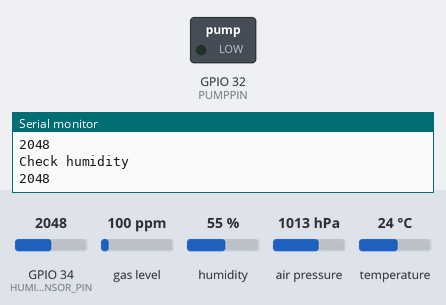
A sketch run on a simulated ESP32. Shown: switched loads named in the sketch (green lamp = pin HIGH), the last lines printed to the serial monitor. The inputs (shaded band) are chosen by the test bench; at power-on: GPIO 34 (HUMIDITY_SENSOR_PIN) = 2048, gas level 100 ppm, humidity 55 %, air pressure 1013 hPa, temperature 24 °C. WiFi joins after 1.5 s; servers stay silent unless stated.

Above: at 7.2 s.
7.3 s: GPIO 34 (HUMIDITY_SENSOR_PIN) set to 2762
9.1 s: GPIO 34 (HUMIDITY_SENSOR_PIN) set to 2833
At 10.4 s:
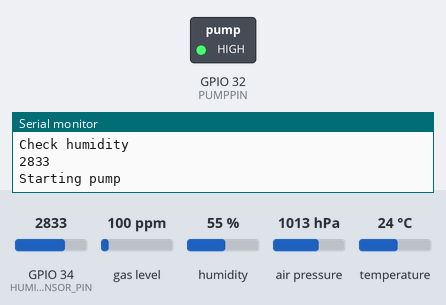
Timing chart, 0 to 12.1 s (numbered marks = the images above; inputs shaded):
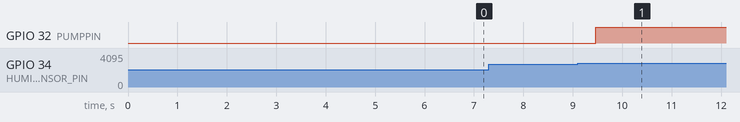

Measured:
- the behaviour switches between 2800 and 2801 on GPIO 34 (HUMIDITY_SENSOR_PIN) (found by bisection; images 0 and 1)
- after the input at 9.1 s, GPIO 32 (PUMPPIN): LOW → HIGH after 0.36 s

The sketch:

finalcode.ino
```cpp
#include <WiFi.h>
#include <Adafruit_Sensor.h>
#include "Adafruit_BME680.h"
#include "ThingSpeak.h"

#define SEALEVELPRESSURE_HPA (1013.25)
#define HUMIDITY_SENSOR_PIN     34
#define HUMIDITY_LOWER_BOUND    2800
#define HUMIDITY_UPPER_BOUND    1700
#define PUMPPIN    32
Adafruit_BME680 bme;

char ssid[] = "iPhone";   // your network SSID (name)
char pass[] = "djanamka";   // your network password
int keyIndex = 0;            // your network key Index number (needed only for WEP)
WiFiClient  client;

unsigned long myChannelNumber = 1324064;
const char * myWriteAPIKey = "IJ5V032JA6T9B6LV";

int number1 = 0;
int number2 = 0;
int number3 = 0;
int number4 = 0;


String myStatus = "";

unsigned long long int t1 = 0;
int initial_send = true;

hw_timer_t* timer = NULL;

void checkHumidity(void) {
  int humidity = analogRead(HUMIDITY_SENSOR_PIN);
  Serial.println("Check humidity");
  Serial.println(humidity);

  if (humidity > HUMIDITY_LOWER_BOUND) {
    Serial.println("Starting pump");
    digitalWrite(PUMPPIN,HIGH);
  }

  if (humidity < HUMIDITY_UPPER_BOUND) {
    Serial.println("Stopping pump");
    digitalWrite(PUMPPIN,LOW);
  }
}

void setup() {
  Serial.begin(115200);
  while (!Serial);
  Serial.println(F("BME680 test"));
  pinMode(PUMPPIN, OUTPUT);

  if (!bme.begin(0x77))
  {
    Serial.println("Could not find a valid BME680 sensor, check wiring!");
    while (1);
  }
  bme.setTemperatureOversampling(BME680_OS_8X);
  bme.setHumidityOversampling(BME680_OS_2X);
  bme.setPressureOversampling(BME680_OS_4X);
  bme.setIIRFilterSize(BME680_FILTER_SIZE_3);
  bme.setGasHeater(320, 150); // 320*C for 150 ms
  while (!Serial) {
    ; // wait for serial port to connect. Needed for Leonardo native USB port only
  }

  WiFi.mode(WIFI_STA);
  ThingSpeak.begin(client);  // Initialize ThingSpeak

//  timer = timerBegin(0, 160, true);
//  timerAttachInterrupt(timer, &checkHumidity, true);
}

void loop() {
  // Connect or reconnect to WiFi
  if(WiFi.status() != WL_CONNECTED){
    Serial.print("Attempting to connect to SSID: ");
    Serial.println(ssid);
    while(WiFi.status() != WL_CONNECTED){
      WiFi.begin(ssid, pass);  // Connect to WPA/WPA2 network. Change this line if using open or WEP network
      Serial.print(".");
      delay(5000);
    }
    Serial.println("\nConnected.");
  }


  if ((millis() - t1 >= 600000) || initial_send)
  {
    t1 = millis();
    initial_send = 0;
    if (! bme.performReading())
    {
      Serial.println("Failed to perform reading 🙁");
      return;
    }
    Serial.print("Temperature = ");
    Serial.print(bme.temperature);
    Serial.println(" *C");

    Serial.print("Pressure = ");
    Serial.print(bme.pressure / 100.0);
    Serial.println(" hPa");

    Serial.print("Humidity = ");
    Serial.print(bme.humidity);
    Serial.println(" %");

    Serial.print("Gas = ");
    Serial.print(bme.gas_resistance / 1000.0);
    Serial.println(" KOhms");

    number1 = bme.temperature;
    number2 =  bme.pressure/ 100.0;
    number3 = bme.humidity;
    number4 = bme.gas_resistance/ 1000.0;
    // set the fields with the values
    ThingSpeak.setField(1, number1);
    ThingSpeak.setField(2, number2);
    ThingSpeak.setField(3, number3);
    ThingSpeak.setField(4, number4 );
    Serial.print(number1);

    // set the status
    ThingSpeak.setStatus(myStatus);

    // write to the ThingSpeak channel
    int x = ThingSpeak.writeFields(myChannelNumber, myWriteAPIKey);
    if(x == 200){
      Serial.println("Channel update successful.");
    }
    else{
      Serial.println("Problem updating channel. HTTP error code " + String(x));
    }
  }

  checkHumidity();
  delay(1000);

}
```
